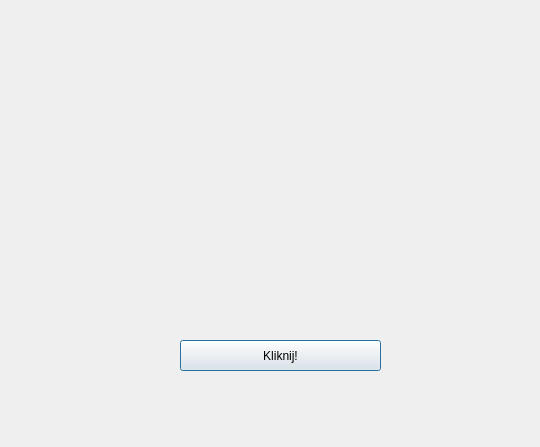
<?xml version="1.0" encoding="UTF-8"?>
<ui version="4.0">
 <class>Dialog</class>
 <widget class="QDialog" name="Dialog">
  <property name="geometry">
   <rect>
    <x>0</x>
    <y>0</y>
    <width>540</width>
    <height>447</height>
   </rect>
  </property>
  <property name="windowTitle">
   <string>Moja pierwsza aplikacja</string>
  </property>
  <widget class="QPushButton" name="przycisk">
   <property name="geometry">
    <rect>
     <x>180</x>
     <y>340</y>
     <width>201</width>
     <height>31</height>
    </rect>
   </property>
   <property name="text">
    <string>Kliknij!</string>
   </property>
  </widget>
  <widget class="QLabel" name="etykieta">
   <property name="geometry">
    <rect>
     <x>176</x>
     <y>190</y>
     <width>181</width>
     <height>20</height>
    </rect>
   </property>
   <property name="font">
    <font>
     <family>MS Reference Sans Serif</family>
     <pointsize>15</pointsize>
     <weight>75</weight>
     <bold>true</bold>
    </font>
   </property>
   <property name="cursor">
    <cursorShape>ArrowCursor</cursorShape>
   </property>
   <property name="text">
    <string/>
   </property>
   <property name="textFormat">
    <enum>Qt::AutoText</enum>
   </property>
   <property name="alignment">
    <set>Qt::AlignCenter</set>
   </property>
  </widget>
 </widget>
 <resources/>
 <connections/>
</ui>
